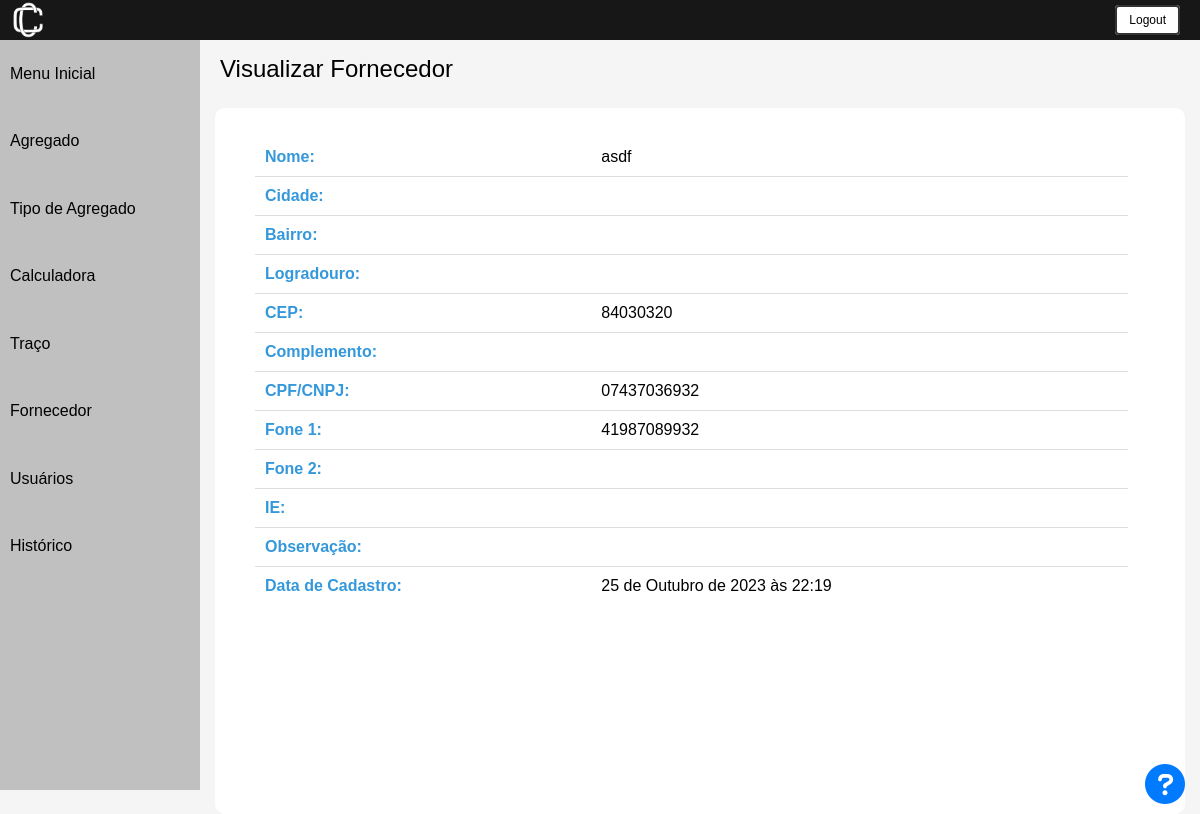
Page /inspecionar_fornecedor/1/ (signed in) on the earlier database version.
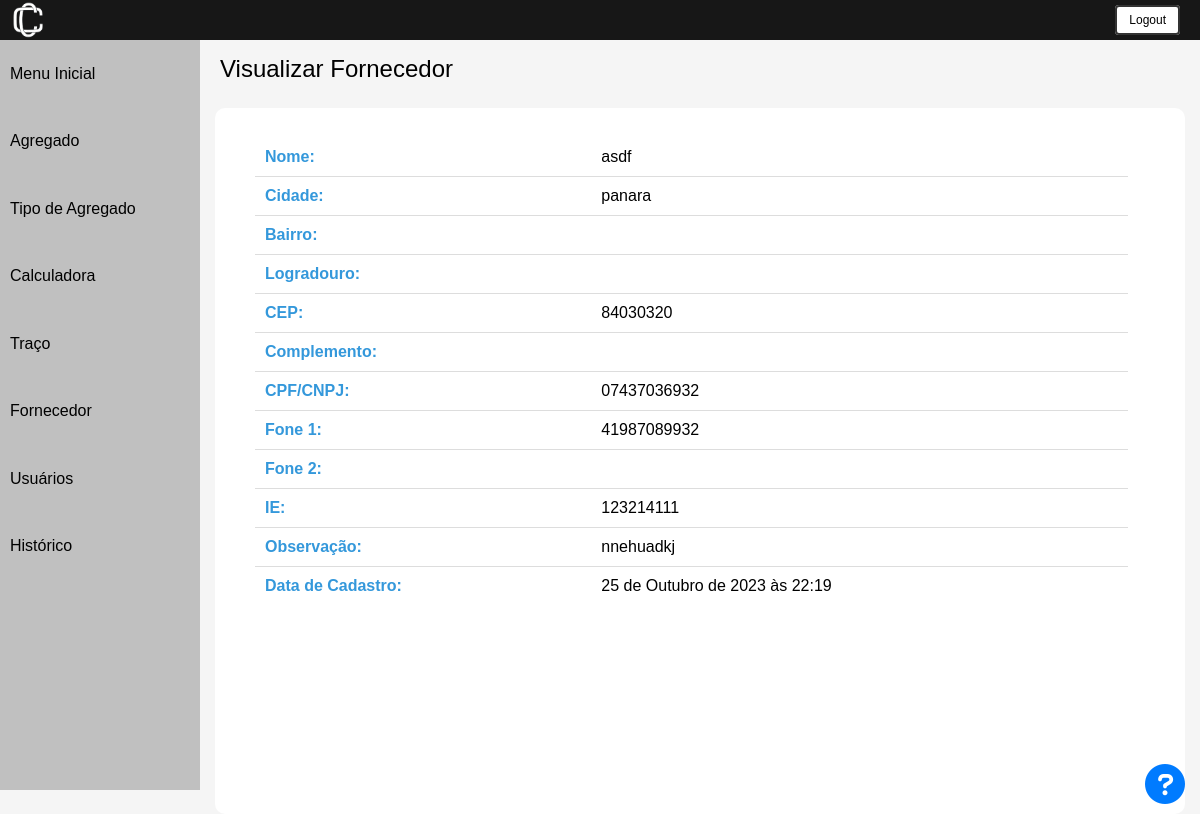
Same page on the later database version.
### usuarios/models.py (models this page shows, shortened)
class Fornecedor(models.Model):
    nome = models.CharField(max_length=50, unique=True)
    cidade = models.CharField(max_length=50, null=True)
    bairro = models.CharField(max_length=50, null=True)
    logradouro = models.CharField(max_length=50, null=True)
    CEP = models.CharField(max_length=15, validators=[validate_cep])
    complemento = models.CharField(max_length=150, null=True)
    cpf_cnpj = models.CharField(max_length=20, unique=True, validators=[validate_cpf_cnpj])
    fone_1 = models.CharField(max_length=20, validators=[validate_fone])
    fone_2 = models.CharField(max_length=20, validators=[validate_fone])
    ie = models.CharField(max_length=9, null=True, validators=[validate_ie])
    observacao = models.CharField(max_length=200, null=True)
    data_cadastro = models.DateTimeField(default=timezone.now)
    class Meta:
        db_table = "fornecedor"

### usuarios/decorators.py (the view)
        def wrapper_func(request, *args, **kwargs):
            group = None
            if request.user.groups.exists():
                group = request.user.groups.all()[0].name
            if group in allowed_roles:
                return view_func(request, *args, **kwargs)
            else:
                return HttpResponseRedirect(reverse('error_page'))

### usuarios/scripts.py (called while the page is built)
def get_user_group(request):
    return request.user.groups.all()[0].name

### usuarios/views.py (called while the page is built)
@login_required
@allowed_users(allowed_roles=['Administrador', 'Editor'])
def inspecionar_fornecedor(request, pk):
    fornecedor = get_object_or_404(Fornecedor, pk=pk)
    context = {
        'fornecedor': fornecedor,
        'user_group': get_user_group(request)
    }
    return render(request, 'fornecedor/inspecionar.html', context)

### usuarios/templates/fornecedor/inspecionar.html (shortened to what this page needs)
{% extends 'base.html' %}
{% load static %}
{% block content %}
<html lang="pt-br">
<head>
    <link rel="stylesheet" href="{% static 'css/inspectionar.css' %}">
    <link rel="stylesheet" href="https://cdnjs.cloudflare.com/ajax/libs/font-awesome/5.15.4/css/all.min.css">
</head>
<body>
     {% include "utils/header.html" %}
    <div class="container">
        {% include "utils/sidebar.html" %}
        <div class="content">
        <div class="cadastrar_btn">
            <a class="nome-pagina">Visualizar Fornecedor</a>
        </div>
            <div class = 'all-content'>
                <div class="lista">
                    <table class="resultado-table">
                        <tbody>
                            <tr class="header-row">
                                <td class="header-cell">Nome:</td>
                                <td>{{ fornecedor.nome }}</td>
                            </tr>
                            <tr class="header-row">
                                <td class="header-cell">Cidade:</td>
                                <td>{{ fornecedor.cidade }}</td>
                            </tr>
                            <tr class="header-row">
                                <td class="header-cell">Bairro:</td>
                                <td>{{ fornecedor.bairro }}</td>
                            </tr>
                            <tr class="header-row">
                                <td class="header-cell">Logradouro:</td>
                                <td>{{ fornecedor.logradouro }}</td>
                            </tr>
                            <tr class="header-row">
                                <td class="header-cell">CEP:</td>
                                <td>{{ fornecedor.CEP }}</td>
                            </tr>
                            <tr class="header-row">
                                <td class="header-cell">Complemento:</td>
                                <td>{{ fornecedor.complemento }}</td>
                            </tr>
                            <tr class="header-row">
                                <td class="header-cell">CPF/CNPJ:</td>
                                <td>{{ fornecedor.cpf_cnpj }}</td>
                            </tr>
                            <tr class="header-row">
                                <td class="header-cell">Fone 1:</td>
                                <td>{{ fornecedor.fone_1 }}</td>
                            </tr>
                            <tr class="header-row">
                                <td class="header-cell">Fone 2:</td>
                                <td>{{ fornecedor.fone_2 }}</td>
                            </tr>
                            <tr class="header-row">
                                <td class="header-cell">IE:</td>
                                <td>{{ fornecedor.ie }}</td>
                            </tr>
                            <tr class="header-row">
                                <td class="header-cell">Observação:</td>
                                <td>{{ fornecedor.observacao }}</td>
                            </tr>
                            <tr class="header-row">
                                <td class="header-cell">Data de Cadastro:</td>
                                <td>{{ fornecedor.data_cadastro }}</td>
                            </tr>
                        </tbody>
                    </table>
                </div>
                </div>
            {% with duvidas_link='https://calconc.readthedocs.io/pt/latest/files/fornecedor/visualizar.html' %}
                {% include "utils/duvidas.html" %}
            {% endwith %}
        </div>
    </div>
</body>
{% endblock %}

Differences in the rows shown:
changed Fornecedor "asdf": cidade (not shown) → "panara"; ie (not shown) → "123214111"; observacao (not shown) → "nnehuadkj"
